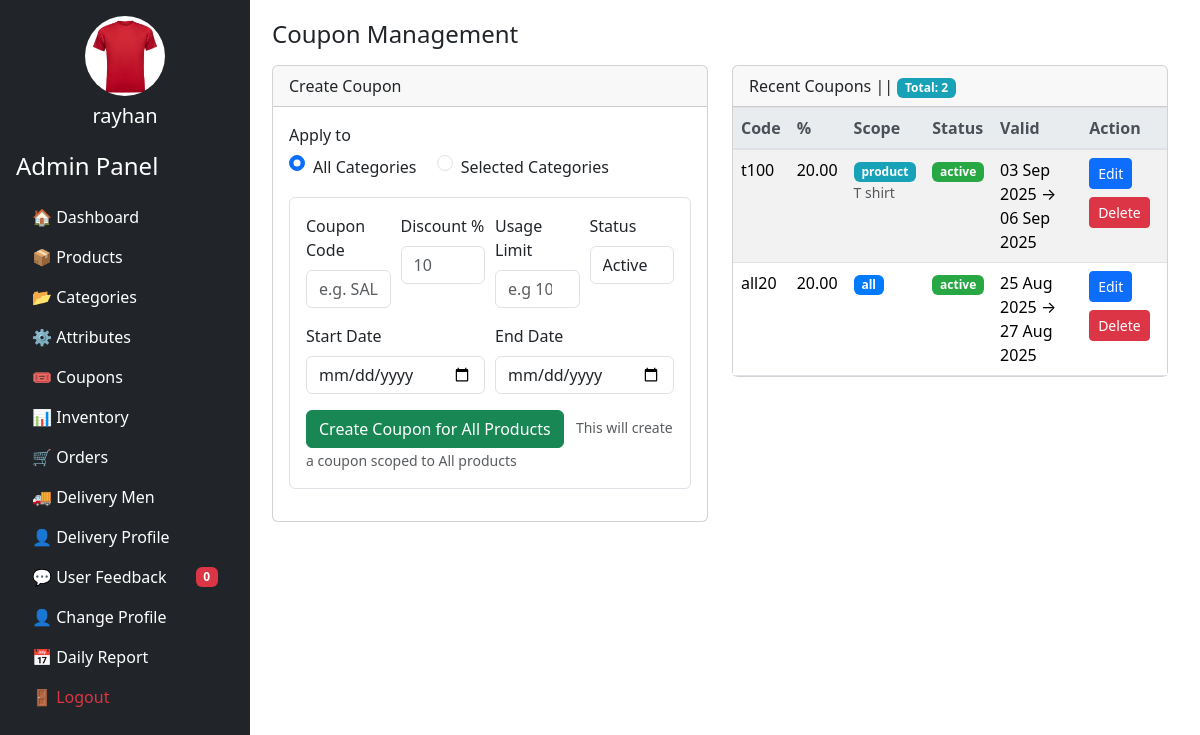
Page /admin/index.php?page=coupons (signed in) on the committed database.
### tables this page shows
CREATE TABLE `coupons` (
  `id` int(11) NOT NULL,
  `code` varchar(64) NOT NULL,
  `discount_percent` decimal(5,2) NOT NULL DEFAULT 0.00,
  `scope` enum('all','product') NOT NULL DEFAULT 'all',
  `usage_count` int(10) NOT NULL,
  `status` enum('active','inactive') NOT NULL DEFAULT 'active',
  `usage_limit` varchar(255) NOT NULL,
  `start_date` date DEFAULT NULL,
  `end_date` date DEFAULT NULL,
  `created_at` datetime DEFAULT current_timestamp()
);

### admin/pages/coupons.php (the view, shortened to what this page needs)
<?php
require_once __DIR__ .'/../dbConfig.php';
$sql = "SELECT c.*,
               GROUP_CONCAT(p.product_name SEPARATOR ', ') as products
        FROM coupons c
        LEFT JOIN coupon_products cp ON c.id = cp.coupon_id
        LEFT JOIN products p ON cp.product_id = p.id
        GROUP BY c.id
        ORDER BY c.created_at DESC";
$stmt = $DB_con->prepare($sql);
$stmt->execute();
$coupons = $stmt->fetchAll(PDO::FETCH_ASSOC);
?>
<div class="container-fluid">
<h4 class="mb-3">Coupon Management</h4>
<div class="row">
<div class="col-lg-6">
<div class="card mb-3">
<div class="card-header">Create Coupon</div>
<div class="card-body">
<div class="form-group">
<label>Apply to</label>
<div>
	<div class="form-check form-check-inline">
		<input type="radio" name="apply_to" class="form-check-input" id="optAll" value="all" checked>
		<label class="form-check-label">All Categories</label>
	</div>
	<div class="form-check form-check-inline">
		<input type="radio" name="apply_to" class="form-check-input" id="optSelected" value="selected">
		<label class="form-check-label">Selected Categories</label>
	</div>
</div>
</div>
<form id="formAll" class="border rounded p-3">
<div class="form-row">
	<div class="form-group col-md-3">
		<label>Coupon Code</label>
		<input type="text" name="code" class="form-control" placeholder="e.g. SALE10" required>
	</div>
	<div class="form-group col-md-3">
		<label>Discount %</label>
		<input type="number" name="discount_percent" class="form-control" min="1" max="95" step="0.01" placeholder="10" required>
	</div>
	<div class="form-group col-md-3">
		<label>Usage Limit</label>
		<input type="number" name="usage_limit" id="usage_limit
		" class="form-control" min="1"placeholder="e.g 100">
	</div>
	<div class="form-group col-md-3">
		<label>Status</label>
		<select name="status" class="form-control">
			<option value="active" selected>Active</option>
		</select>
	</div>
</div>
<div class="form-row">
	<div class="form-group col-md-6">
		<label>Start Date</label>
		<input type="date" name="start_date" class="form-control">
	</div>
	<div class="form-group col-md-6">
		<label>End Date</label>
		<input type="date" name="end_date" class="form-control">
	</div>
</div>
<button type="submit" class="btn btn-success">Create Coupon for All Products</button>
<small class="text-muted ml-2">This will create a coupon scoped to All products</small>
</form>
</div>
</div>
</div>
<div class="col-lg-6">
<div class="card">
<div class="card-header">
Recent Coupons || <span class="badge badge-info"> Total: <?= count($coupons) ?></span>
</div>
<div class="card-body p-0">
<div class="table-responsive mb-0">
<table class="table table-striped table-hover mb-0">
	<thead class="thead-light">
		<tr>
			<th>Code</th>
			<th>%</th>
			<th>Scope</th>
			<th>Status</th>
			<th>Valid</th>
			<th>Action</th>
		</tr>
	</thead>
	<tbody>
    <?php if(!$coupons): ?>
        <tr>
            <td colspan="6" class="text-center text-muted">No Coupons Found!</td>
        </tr>
    <?php else: foreach($coupons as $cp): ?>
        <tr>
            <td><?= $cp['code'] ?></td>
            <td><?= number_format((float)$cp['discount_percent'], 2) ?></td>
            <td>
                <span class="badge badge-<?= $cp['scope'] === 'all' ? 'primary': 'info' ?>">
                    <?= $cp['scope'] ?>
                </span>
                <?php if($cp['scope'] === 'product'): ?>
                    <div class="small text-muted">
                        <?= $cp['products'] ?: 'No Product Linked' ?>
                    </div>
                <?php endif; ?>
            </td>
            <td>
                <span class="badge badge-<?= $cp['status'] === 'active' ? 'success' : 'secondary' ?>">
                    <?= $cp['status'] ?>
                </span>
            </td>
            <td>
                <?php
                    $sv = $cp['start_date'] ? date('d M Y', strtotime($cp['start_date'])): '_';
                    $ev = $cp['end_date'] ? date('d M Y', strtotime($cp['end_date'])): '_';
                    echo $sv . ' → ' .$ev;
                ?>
            </td>
            <td>
                <a href="?page=edit_coupon&id=<?= $cp['id'] ?>" class="btn btn-sm btn-primary">Edit</a>
                <button class="btn btn-sm btn-danger delete-coupon mt-2" data-id="<?= $cp['id'] ?>">Delete</button>
            </td>
        </tr>
    <?php endforeach; endif; ?>
</tbody>
</table>
</div>
</div>
</div>
</div>
</div>
</div>

### admin/includes/header.php (shortened to what this page needs)
<!DOCTYPE html>
<html>
<head>
	<link rel="stylesheet" href="https://cdnjs.cloudflare.com/ajax/libs/bootstrap/4.6.2/css/bootstrap.min.css" />
</head>
<body>

### admin/includes/sidebar.php (shortened to what this page needs)
<!DOCTYPE html>
<html lang="en">
<head>
  <link href="https://cdn.jsdelivr.net/npm/bootstrap@5.3.3/dist/css/bootstrap.min.css" rel="stylesheet">
</head>
<body>
<div id="sidebar" class="bg-dark p-3">
  <div class="text-center mb-4">
    <?php
      require_once __DIR__.'/../dbConfig.php';
      $admin_id = $_SESSION['admin_logged_in'] ?? null;
      $adminPhoto = 'default.jpg';
      $adminName = 'Admin';
      if($admin_id) {
        $stmt = $DB_con->prepare("SELECT * FROM admins WHERE id =?");
        $stmt->execute([$admin_id]);
        $admin = $stmt->fetch(PDO::FETCH_ASSOC);
        if($admin) {
          $adminPhoto = !empty($admin['photo']) ? $admin['photo'] : 'default.jpg';
          $adminName = $admin['username'];
        }
      }
    ?>
    <img src="../uploads/admins/<?= htmlspecialchars($adminPhoto) ?>"
         class="rounded-circle mb-2" width="80" height="80" alt="Admin Photo">
    <h5><?= htmlspecialchars($adminName) ?></h5>
  </div>
  <h4 class="mb-3">Admin Panel</h4>
  <ul class="nav flex-column">
    <li class="nav-item"><a href="index.php?page=dashboard" class="nav-link">🏠 Dashboard</a></li>
    <li class="nav-item"><a href="index.php?page=products" class="nav-link">📦 Products</a></li>
    <li class="nav-item"><a href="index.php?page=categories" class="nav-link">📂 Categories</a></li>
    <li class="nav-item"><a href="index.php?page=attributes" class="nav-link">⚙ Attributes</a></li>
    <li class="nav-item"><a href="index.php?page=coupons" class="nav-link">🎟 Coupons</a></li>
    <li class="nav-item">
      <a class="nav-link" data-bs-toggle="collapse" href="#inventoryMenu" role="button">
        📊 Inventory
      </a>
    </li>
    <li class="nav-item d-flex align-items-center justify-content-between">
      <a href="index.php?page=orders" class="nav-link">🛒 Orders</a>
    </li>
    <li class="nav-item"><a href="index.php?page=delivery_men" class="nav-link">🚚 Delivery Men</a></li>
     <li class="nav-item"><a href="index.php?page=delivery_profile" class="nav-link">👤 Delivery Profile</a></li>
    <li class="nav-item d-flex align-items-center justify-content-between">
      <a href="index.php?page=feedback" class="nav-link">💬 User Feedback</a>
      <span id="fbCount" class="badge bg-danger me-3">0</span>
    </li>
    <li class="nav-item"><a href="index.php?page=admin_profile" class="nav-link">👤 Change Profile</a></li>
    <li class="nav-item"><a href="index.php?page=daily_report" class="nav-link">📅 Daily Report</a></li>
    <li class="nav-item"><a href="logout.php" class="nav-link text-danger">🚪 Logout</a></li>
  </ul>
</div>
</body>
</html>

### admin/index.php (shortened to what this page needs)
<?php
include "includes/header.php";
include "includes/sidebar.php";
$page = $_GET['page'] ?? 'dashboard';
$page_path = "pages/".basename($page) . ".php";
echo '<div class = "content">';
if(file_exists($page_path))
{
	include $page_path;
}
else
{
	echo "<div class='alert alert-warning'>404-Page Not Found!</div>";
}
echo '</div>';
include "includes/footer.php";
?>

### admin/includes/footer.php (shortened to what this page needs)
</body>
</html>

### admin/includes/header.php (style rules this page uses)
body { margin:0; padding: 0; }
.content { margin-left: 240px; padding: 20px; }

### admin/includes/sidebar.php (style rules this page uses)
body { overflow-x: hidden; }
#sidebar { width: 250px; height: 100vh; position: fixed; left: 0; top: 0; background-color: #212529; color: white; overflow-y: auto; }
#sidebar .nav-link { color: #fff; }

### rows in the picture
coupons: code "t100", discount_percent "20.00", scope "product", products "T shirt", status "active", start_date "03 Sep 2025", end_date "06 Sep 2025"
coupons: code "all20", discount_percent "20.00", scope "all", status "active", start_date "25 Aug 2025", end_date "27 Aug 2025"

### other values in the picture
$adminName "rayhan"
count($coupons) "2"
